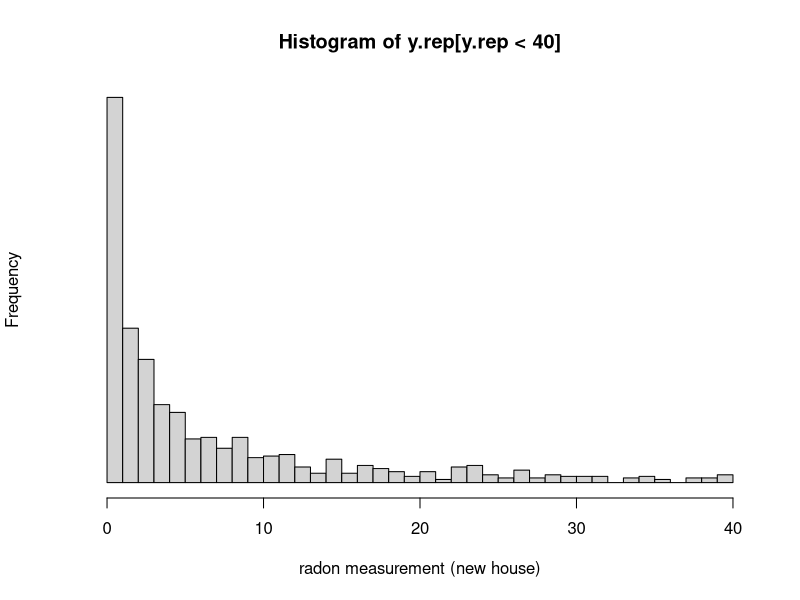
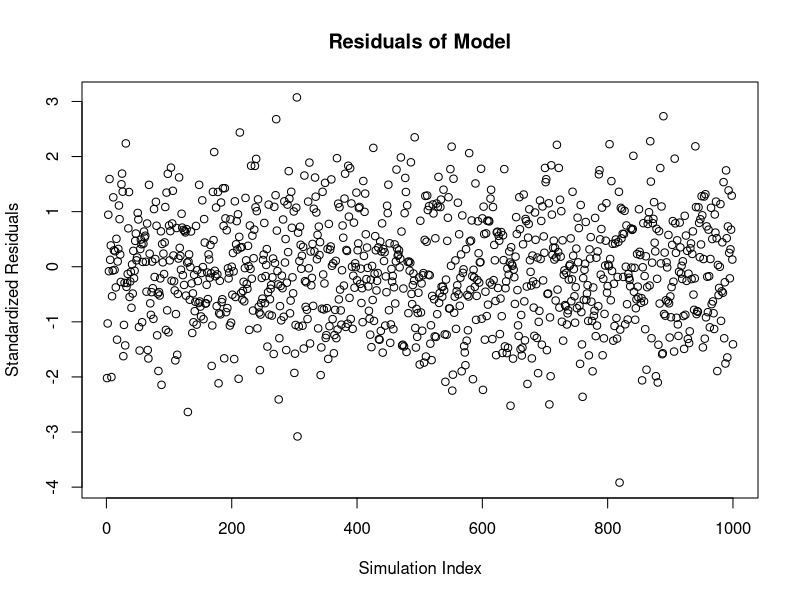

Recreate these plots in R, in order.
## ---- chunk 1
library(MASS)
y_1 <- c(5.0, 13.0, 7.2, 6.8, 12.8, 5.8, 9.5, 6.0, 3.8, 14.3, 1.8, 6.9, 4.7, 9.5)
y_2 <- c(0.9, 12.9, 2.6, 3.5, 26.6, 1.5, 13.0, 8.8, 19.5, 2.5, 9.0, 13.1, 3.6, 6.9)
y_3 <- c(14.3, 6.9, 7.6, 9.8, 2.6, 43.5, 4.9, 3.5, 4.8, 5.6, 3.5, 3.9, 6.7)
y <- c(y_1, y_2, y_3) # Radon Measurements

# Counties
County_1 <- c(rep(c(1), times = length(y_1)),rep(c(0), times = length(y_2)),rep(c(0),times = length(y_3)))
County_2 <- c(rep(c(0), times = length(y_1)),rep(c(1), times = length(y_2)),rep(c(0),times = length(y_3)))
County_3 <- c(rep(c(0), times = length(y_1)),rep(c(0), times = length(y_2)),rep(c(1),times = length(y_3)))

# 1: Measurement recorded on Floor 1, 0: Otherwise 
Floor1_y1 <- c(1,1,1,1,1,0,1,1,1,0,1,1,1,1)
Floor1_y2 <- c(0,1,1,0,1,1,1,1,1,0,1,1,1,0)
Floor1_y3 <- c(1,0,1,0,1,1,1,1,1,1,1,1,1)
Floor1 <- c(Floor1_y1,Floor1_y2,Floor1_y3)

# Explanatory Variables
X <- cbind(Floor1,County_1,County_2,County_3)
## ---- chunk 2
n <- nrow(X)
k <- ncol(X)
CondPosterior_sigma <- function(beta){
  s2 <- t((log(y)-(X%*%beta))) %*% (log(y)-(X%*%beta))/(n-k)
  post <- sqrt(((n-k) * s2)/rchisq(1,n-k))
}
CondPosterior_beta <- function(sigma){
  R <- qr.R(qr(X))
  Q <- qr.Q(qr(X))
  beta_hat <- solve(R, t(Q)%*%log(y))
  Vbeta_hat <- solve(R) %*% t(solve(R))
  post_beta <- mvrnorm(1,mu = beta_hat,Sigma = (sigma*Vbeta_hat))
}

nsim <- 1000
sigma <- rep(0, nsim)
beta <- array(0, c(nsim, k)) 
sigma[1] <- 1
beta[1, ]<- rep(1,k)

for (i in 2:nsim){
sigma[i] <- CondPosterior_sigma(beta[i,])
beta[i,] <- CondPosterior_beta(sigma[i])
} 
output <- exp(cbind(beta[ ,2], beta[ ,1]+beta[ ,2], beta[ ,3],
beta[ ,1] + beta[ ,3], beta[ ,4], beta[ ,1] + beta[ ,4], beta[ ,1], log(sigma)))
for (i in 1:ncol(output)) print (round(quantile(output[,i],c(.25,.5,.75)),1))

## ---- chunk 3
theta <- rbeta (nsim, 3, 13)
b <- rbinom(nsim, 1, theta)
logy.rep <- rnorm(nsim, beta[,2] + b*beta[,1], sigma) 
y.rep <- exp(logy.rep)
print (round(quantile(y.rep,c(.025,.25,.5,.75,.975)),1)) 
hist(y.rep[y.rep<40], yaxt="n", breaks=0:40,xlab="radon measurement (new house)", cex=2)
## ---- chunk 4
# overall p-value:
# T(y, t) := |y^(.9) - t^(.5)| - |y^(.1) - t^(.5)|, t^(a) is a-quantile of t
tm <- beta[,2] + b*beta[,1] # t^(.5)
s <- quantile(log(y_1), c(.1, .9))
Tdata <- abs(s[2] - tm) - abs(s[1] - tm)

s <- quantile(logy.rep, c(.1, .9))
Trep <- abs(s[2] - tm) - abs(s[1] - tm)
mean(Trep >= Tdata)
## ---- chunk 5
standardized_residuals <- (logy.rep - (beta[,2] + b*beta[,1]))/sigma
plot(standardized_residuals,main ='Residuals of Model',xlab='Simulation Index',ylab='Standardized Residuals')
outlier_threshold = 3 * sd(log(y_1))
print(sum(standardized_residuals > outlier_threshold)/length(standardized_residuals))
